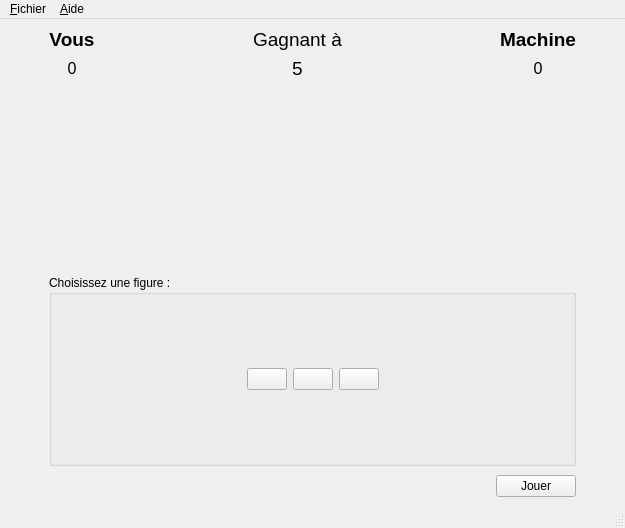
<?xml version="1.0" encoding="UTF-8"?>
<ui version="4.0">
 <class>ChifoumiVue</class>
 <widget class="QMainWindow" name="ChifoumiVue">
  <property name="geometry">
   <rect>
    <x>0</x>
    <y>0</y>
    <width>625</width>
    <height>528</height>
   </rect>
  </property>
  <property name="windowTitle">
   <string>Chifoumi</string>
  </property>
  <widget class="QWidget" name="centralwidget">
   <layout class="QHBoxLayout" name="horizontalLayout_5">
    <item>
     <layout class="QVBoxLayout" name="vAllChifoumi">
      <item>
       <layout class="QGridLayout" name="gridPartieHaute">
        <item row="0" column="1">
         <layout class="QVBoxLayout" name="verticalLayout">
          <item>
           <widget class="QLabel" name="lJoueur">
            <property name="sizePolicy">
             <sizepolicy hsizetype="Preferred" vsizetype="Preferred">
              <horstretch>0</horstretch>
              <verstretch>0</verstretch>
             </sizepolicy>
            </property>
            <property name="font">
             <font>
              <pointsize>14</pointsize>
              <weight>75</weight>
              <bold>true</bold>
             </font>
            </property>
            <property name="text">
             <string>Vous</string>
            </property>
            <property name="alignment">
             <set>Qt::AlignCenter</set>
            </property>
           </widget>
          </item>
          <item>
           <widget class="QLabel" name="scoreJoueur">
            <property name="font">
             <font>
              <pointsize>12</pointsize>
             </font>
            </property>
            <property name="text">
             <string>0</string>
            </property>
            <property name="alignment">
             <set>Qt::AlignCenter</set>
            </property>
           </widget>
          </item>
         </layout>
        </item>
        <item row="1" column="3">
         <widget class="QLabel" name="coupMachine">
          <property name="text">
           <string/>
          </property>
          <property name="pixmap">
           <pixmap resource="ressourceChifoumi.qrc">:/chifoumi/images/rien_115.png</pixmap>
          </property>
         </widget>
        </item>
        <item row="1" column="1">
         <widget class="QLabel" name="coupJoueur">
          <property name="text">
           <string/>
          </property>
          <property name="pixmap">
           <pixmap resource="ressourceChifoumi.qrc">:/chifoumi/images/rien_115.png</pixmap>
          </property>
         </widget>
        </item>
        <item row="1" column="4">
         <spacer name="horizontalSpacer_10">
          <property name="orientation">
           <enum>Qt::Horizontal</enum>
          </property>
          <property name="sizeType">
           <enum>QSizePolicy::Fixed</enum>
          </property>
          <property name="sizeHint" stdset="0">
           <size>
            <width>40</width>
            <height>20</height>
           </size>
          </property>
         </spacer>
        </item>
        <item row="0" column="3">
         <layout class="QVBoxLayout" name="verticalLayout_2">
          <item>
           <widget class="QLabel" name="lMachine">
            <property name="sizePolicy">
             <sizepolicy hsizetype="Preferred" vsizetype="Preferred">
              <horstretch>0</horstretch>
              <verstretch>0</verstretch>
             </sizepolicy>
            </property>
            <property name="font">
             <font>
              <pointsize>14</pointsize>
              <weight>75</weight>
              <bold>true</bold>
             </font>
            </property>
            <property name="text">
             <string>Machine</string>
            </property>
            <property name="alignment">
             <set>Qt::AlignCenter</set>
            </property>
           </widget>
          </item>
          <item>
           <widget class="QLabel" name="scoreMachine">
            <property name="font">
             <font>
              <pointsize>12</pointsize>
             </font>
            </property>
            <property name="text">
             <string>0</string>
            </property>
            <property name="alignment">
             <set>Qt::AlignCenter</set>
            </property>
           </widget>
          </item>
         </layout>
        </item>
        <item row="1" column="2">
         <layout class="QHBoxLayout" name="horizontalLayout_2">
          <item>
           <spacer name="horizontalSpacer_3">
            <property name="orientation">
             <enum>Qt::Horizontal</enum>
            </property>
            <property name="sizeHint" stdset="0">
             <size>
              <width>40</width>
              <height>20</height>
             </size>
            </property>
           </spacer>
          </item>
          <item>
           <widget class="QLabel" name="versus">
            <property name="text">
             <string/>
            </property>
            <property name="pixmap">
             <pixmap resource="ressourceChifoumi.qrc">:/chifoumi/images/versus_70.png</pixmap>
            </property>
            <property name="alignment">
             <set>Qt::AlignCenter</set>
            </property>
           </widget>
          </item>
          <item>
           <spacer name="horizontalSpacer_4">
            <property name="orientation">
             <enum>Qt::Horizontal</enum>
            </property>
            <property name="sizeHint" stdset="0">
             <size>
              <width>40</width>
              <height>20</height>
             </size>
            </property>
           </spacer>
          </item>
         </layout>
        </item>
        <item row="1" column="0">
         <spacer name="horizontalSpacer_9">
          <property name="orientation">
           <enum>Qt::Horizontal</enum>
          </property>
          <property name="sizeType">
           <enum>QSizePolicy::Fixed</enum>
          </property>
          <property name="sizeHint" stdset="0">
           <size>
            <width>40</width>
            <height>20</height>
           </size>
          </property>
         </spacer>
        </item>
        <item row="0" column="2">
         <layout class="QGridLayout" name="gridLayout_2">
          <item row="0" column="0">
           <widget class="QLabel" name="label">
            <property name="font">
             <font>
              <pointsize>14</pointsize>
              <weight>50</weight>
              <bold>false</bold>
             </font>
            </property>
            <property name="text">
             <string>Gagnant à</string>
            </property>
            <property name="alignment">
             <set>Qt::AlignCenter</set>
            </property>
           </widget>
          </item>
          <item row="1" column="0">
           <widget class="QLabel" name="label_2">
            <property name="font">
             <font>
              <pointsize>14</pointsize>
             </font>
            </property>
            <property name="text">
             <string>5</string>
            </property>
            <property name="alignment">
             <set>Qt::AlignCenter</set>
            </property>
           </widget>
          </item>
         </layout>
        </item>
       </layout>
      </item>
      <item>
       <spacer name="verticalSpacer">
        <property name="orientation">
         <enum>Qt::Vertical</enum>
        </property>
        <property name="sizeHint" stdset="0">
         <size>
          <width>20</width>
          <height>40</height>
         </size>
        </property>
       </spacer>
      </item>
      <item>
       <layout class="QHBoxLayout" name="hPartieBasse">
        <property name="topMargin">
         <number>0</number>
        </property>
        <item>
         <spacer name="horizontalSpacer_5">
          <property name="orientation">
           <enum>Qt::Horizontal</enum>
          </property>
          <property name="sizeType">
           <enum>QSizePolicy::Fixed</enum>
          </property>
          <property name="sizeHint" stdset="0">
           <size>
            <width>40</width>
            <height>20</height>
           </size>
          </property>
         </spacer>
        </item>
        <item>
         <layout class="QVBoxLayout" name="vInterfaceJoueur">
          <property name="spacing">
           <number>9</number>
          </property>
          <property name="leftMargin">
           <number>0</number>
          </property>
          <property name="topMargin">
           <number>0</number>
          </property>
          <item>
           <widget class="QGroupBox" name="gbBoutonsCoups">
            <property name="minimumSize">
             <size>
              <width>509</width>
              <height>191</height>
             </size>
            </property>
            <property name="maximumSize">
             <size>
              <width>100000</width>
              <height>191</height>
             </size>
            </property>
            <property name="title">
             <string>Choisissez une figure :</string>
            </property>
            <layout class="QHBoxLayout" name="horizontalLayout_6">
             <item>
              <layout class="QHBoxLayout" name="horizontalLayout_3">
               <item>
                <spacer name="horizontalSpacer_7">
                 <property name="orientation">
                  <enum>Qt::Horizontal</enum>
                 </property>
                 <property name="sizeHint" stdset="0">
                  <size>
                   <width>40</width>
                   <height>20</height>
                  </size>
                 </property>
                </spacer>
               </item>
               <item>
                <widget class="QPushButton" name="pierre">
                 <property name="text">
                  <string/>
                 </property>
                 <property name="icon">
                  <iconset>
                   <normalon>:/chifoumi/images/pierre_115.png</normalon>
                  </iconset>
                 </property>
                 <property name="iconSize">
                  <size>
                   <width>127</width>
                   <height>128</height>
                  </size>
                 </property>
                </widget>
               </item>
               <item>
                <widget class="QPushButton" name="papier">
                 <property name="text">
                  <string/>
                 </property>
                 <property name="icon">
                  <iconset>
                   <normalon>:/chifoumi/images/papier_115.png</normalon>
                  </iconset>
                 </property>
                 <property name="iconSize">
                  <size>
                   <width>127</width>
                   <height>128</height>
                  </size>
                 </property>
                </widget>
               </item>
               <item>
                <widget class="QPushButton" name="ciseau">
                 <property name="text">
                  <string/>
                 </property>
                 <property name="icon">
                  <iconset>
                   <normalon>:/chifoumi/images/ciseau_115.png</normalon>
                  </iconset>
                 </property>
                 <property name="iconSize">
                  <size>
                   <width>127</width>
                   <height>128</height>
                  </size>
                 </property>
                </widget>
               </item>
               <item>
                <spacer name="horizontalSpacer_8">
                 <property name="orientation">
                  <enum>Qt::Horizontal</enum>
                 </property>
                 <property name="sizeHint" stdset="0">
                  <size>
                   <width>40</width>
                   <height>20</height>
                  </size>
                 </property>
                </spacer>
               </item>
              </layout>
             </item>
            </layout>
           </widget>
          </item>
          <item>
           <layout class="QHBoxLayout" name="hBoutNewPartie">
            <item>
             <spacer name="horizontalSpacer">
              <property name="orientation">
               <enum>Qt::Horizontal</enum>
              </property>
              <property name="sizeHint" stdset="0">
               <size>
                <width>40</width>
                <height>20</height>
               </size>
              </property>
             </spacer>
            </item>
            <item>
             <widget class="QPushButton" name="bNewPartie">
              <property name="text">
               <string>Jouer</string>
              </property>
             </widget>
            </item>
           </layout>
          </item>
         </layout>
        </item>
        <item>
         <spacer name="horizontalSpacer_6">
          <property name="orientation">
           <enum>Qt::Horizontal</enum>
          </property>
          <property name="sizeType">
           <enum>QSizePolicy::Fixed</enum>
          </property>
          <property name="sizeHint" stdset="0">
           <size>
            <width>40</width>
            <height>20</height>
           </size>
          </property>
         </spacer>
        </item>
       </layout>
      </item>
     </layout>
    </item>
   </layout>
  </widget>
  <widget class="QMenuBar" name="menubar">
   <property name="geometry">
    <rect>
     <x>0</x>
     <y>0</y>
     <width>625</width>
     <height>21</height>
    </rect>
   </property>
   <widget class="QMenu" name="menu_Fichier">
    <property name="title">
     <string>&amp;Fichier</string>
    </property>
    <addaction name="actionQuitter"/>
   </widget>
   <widget class="QMenu" name="menu_Aide">
    <property name="title">
     <string>&amp;Aide</string>
    </property>
    <addaction name="actionA_propos_de"/>
   </widget>
   <addaction name="menu_Fichier"/>
   <addaction name="menu_Aide"/>
  </widget>
  <widget class="QStatusBar" name="statusbar"/>
  <action name="actionA_propos_de">
   <property name="text">
    <string>&amp;A propos de ...</string>
   </property>
   <property name="shortcut">
    <string>F1</string>
   </property>
  </action>
  <action name="actionQuitter">
   <property name="text">
    <string>&amp;Quitter</string>
   </property>
   <property name="shortcut">
    <string>Alt+F3</string>
   </property>
  </action>
 </widget>
 <resources>
  <include location="ressourceChifoumi.qrc"/>
 </resources>
 <connections/>
</ui>
